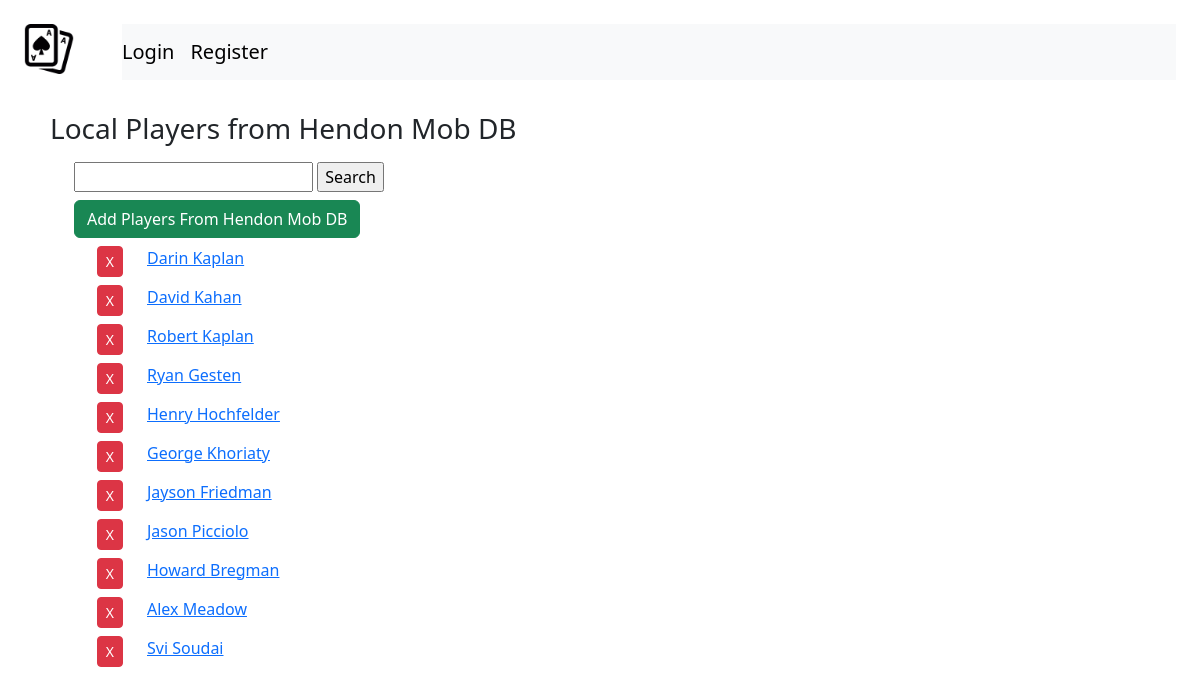
/poker_scraper/search/, run on the app's committed database.
### poker_scraper/models.py (models this page shows)
class Player(models.Model):
    hendon_mob_id = models.CharField(max_length=200, unique=True)
    name = models.CharField(max_length=200)
    img_url = models.URLField(null=True, blank=True)
    birthplace = models.CharField(max_length=100, null=True, blank=True)

### poker_scraper/views.py (the view)
# urls.py: path('search/', views.search, name='search'),
def search(request):
    query = request.GET.get('q', '')
    players = Player.objects.filter(name__icontains=query)
    return render(request, 'poker_scraper/search.html', {'players': players})

### templates/poker_scraper/search.html (shortened to what this page needs)
{% extends 'base_generic.html' %}
{% block content %}
    <div class="container">
        <div class="row p-2 h3">
            Local Players from Hendon Mob DB
        </div>
        <div class="row m-2">
            <form method="get">
                <input type="text" name="q" value="{{ request.GET.q }}">
                <input type="submit" value="Search">
            </form>
        </div>
        <div class="row m-2">
            <a href="{% url 'poker_scraper:hm_search' %}"><button type="button" class="btn btn-success">Add Players From Hendon Mob DB</button></a>
        </div>
            {% for player in players %}
                <div class="row pb-2">
                    <div class="col-1 text-end"><a href="{% url 'poker_scraper:delete_hm_player' %}?q={{ request.GET.q }}&id={{ player.id }}&page=1" class="btn btn-danger btn-sm">X</a></div>
                    <div class="col-11"><a href="{% url 'poker_scraper:display' player.pk %}">{{ player.name }}</a></div>
                </div>
            {% endfor %}
    </div>
{% endblock %}

### data on the page
Player: name "Darin Kaplan"
Player: name "David Kahan"
Player: name "Robert Kaplan"
Player: name "Ryan Gesten"
Player: name "Henry Hochfelder"
Player: name "George Khoriaty"
Player: name "Jayson Friedman"
Player: name "Jason Picciolo"
Player: name "Howard Bregman"
Player: name "Alex Meadow"
Player: name "Svi Soudai"
